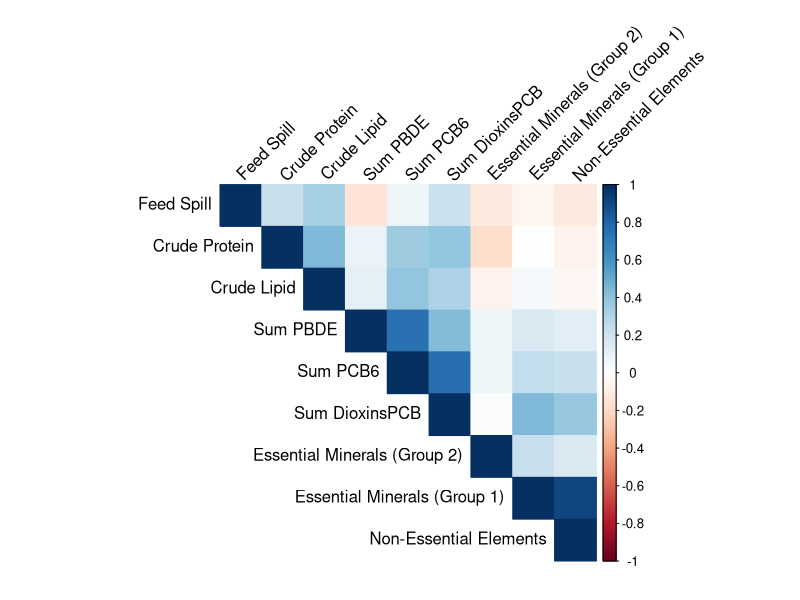

Here is the R script that generated this plot:
# Clear the workspace
rm(list = ls())
gc()

# Load libraries
library(tidyverse)
library(corrplot)

# Load data
df_sludge <- read_csv("Data/Sludge.csv")

# Filter data (Rowname < 48)
df_sludge <- df_sludge %>%
  filter(Rowname < 48)

# Rename variables
df_sludge <- df_sludge %>%
  rename(
    "Crude Protein" = "Crude_protein",
    "Crude Lipid" = "Crude_lipid",
    "Feed Spill" = "Feed_spill",
    "Sum PCB6" = "SumPCB6",
    "Sum DioxinsPCB" = "SumDioxinsPCB",
    "Sum PBDE" = "SumPBDE",
    "Essential Minerals (Group 1)" = "Essential",
    "Essential Minerals (Group 2)" = "Essential2",
    "Non-Essential Elements" = "Nonessential"
  )

# Select variables for correlation analysis
vars_for_corr <- c(
  "Crude Protein",
  "Crude Lipid",
  "Feed Spill",
  "Sum PCB6",
  "Sum DioxinsPCB",
  "Sum PBDE",
  "Essential Minerals (Group 1)",
  "Essential Minerals (Group 2)",
  "Non-Essential Elements"
)

# Calculate correlation matrix
cor_matrix <- df_sludge %>%
  select(all_of(vars_for_corr)) %>%
  cor(use = "pairwise.complete.obs")

# Print correlation matrix
print(cor_matrix)

# Create heatmap
heatmap <- corrplot(cor_matrix, method = "color", type = "upper", order = "hclust",
         tl.col = "black", tl.srt = 45) # Customize labels
